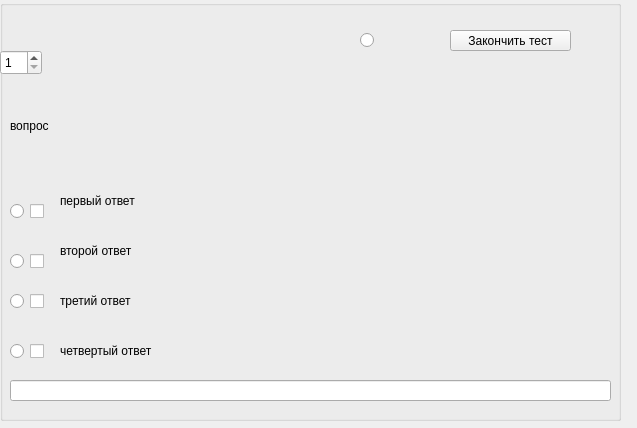
<?xml version="1.0" encoding="UTF-8"?>
<ui version="4.0">
 <class>TestPassing</class>
 <widget class="QWidget" name="TestPassing">
  <property name="geometry">
   <rect>
    <x>0</x>
    <y>0</y>
    <width>637</width>
    <height>428</height>
   </rect>
  </property>
  <property name="windowTitle">
   <string>Form</string>
  </property>
  <widget class="QGroupBox" name="groupBox">
   <property name="geometry">
    <rect>
     <x>0</x>
     <y>0</y>
     <width>621</width>
     <height>421</height>
    </rect>
   </property>
   <property name="title">
    <string/>
   </property>
   <widget class="QRadioButton" name="Answer4RadioButton">
    <property name="geometry">
     <rect>
      <x>10</x>
      <y>340</y>
      <width>16</width>
      <height>22</height>
     </rect>
    </property>
    <property name="text">
     <string/>
    </property>
   </widget>
   <widget class="QRadioButton" name="Answer1RadioButton">
    <property name="geometry">
     <rect>
      <x>10</x>
      <y>200</y>
      <width>16</width>
      <height>22</height>
     </rect>
    </property>
    <property name="text">
     <string/>
    </property>
   </widget>
   <widget class="QRadioButton" name="Answer2RadioButton">
    <property name="geometry">
     <rect>
      <x>10</x>
      <y>250</y>
      <width>16</width>
      <height>22</height>
     </rect>
    </property>
    <property name="text">
     <string/>
    </property>
   </widget>
   <widget class="QLabel" name="Answer3Label">
    <property name="geometry">
     <rect>
      <x>60</x>
      <y>280</y>
      <width>551</width>
      <height>41</height>
     </rect>
    </property>
    <property name="text">
     <string>третий ответ</string>
    </property>
   </widget>
   <widget class="QLabel" name="Answer2Label">
    <property name="geometry">
     <rect>
      <x>60</x>
      <y>230</y>
      <width>531</width>
      <height>41</height>
     </rect>
    </property>
    <property name="text">
     <string>второй ответ</string>
    </property>
   </widget>
   <widget class="QCheckBox" name="Answer3CheckBox">
    <property name="geometry">
     <rect>
      <x>30</x>
      <y>290</y>
      <width>16</width>
      <height>22</height>
     </rect>
    </property>
    <property name="text">
     <string/>
    </property>
   </widget>
   <widget class="QLabel" name="Answer1Label">
    <property name="geometry">
     <rect>
      <x>60</x>
      <y>180</y>
      <width>541</width>
      <height>41</height>
     </rect>
    </property>
    <property name="text">
     <string>первый ответ</string>
    </property>
   </widget>
   <widget class="QRadioButton" name="Answer3RadioButton">
    <property name="geometry">
     <rect>
      <x>10</x>
      <y>290</y>
      <width>16</width>
      <height>22</height>
     </rect>
    </property>
    <property name="text">
     <string/>
    </property>
   </widget>
   <widget class="QLabel" name="Answer4Label">
    <property name="geometry">
     <rect>
      <x>60</x>
      <y>330</y>
      <width>541</width>
      <height>41</height>
     </rect>
    </property>
    <property name="text">
     <string>четвертый ответ</string>
    </property>
   </widget>
   <widget class="QCheckBox" name="Answer1CheckBox">
    <property name="geometry">
     <rect>
      <x>30</x>
      <y>200</y>
      <width>16</width>
      <height>22</height>
     </rect>
    </property>
    <property name="text">
     <string/>
    </property>
   </widget>
   <widget class="QCheckBox" name="Answer2CheckBox">
    <property name="geometry">
     <rect>
      <x>30</x>
      <y>250</y>
      <width>16</width>
      <height>22</height>
     </rect>
    </property>
    <property name="text">
     <string/>
    </property>
   </widget>
   <widget class="QCheckBox" name="Answer4CheckBox">
    <property name="geometry">
     <rect>
      <x>30</x>
      <y>340</y>
      <width>16</width>
      <height>22</height>
     </rect>
    </property>
    <property name="text">
     <string/>
    </property>
   </widget>
   <widget class="QLabel" name="QuestionLabel">
    <property name="geometry">
     <rect>
      <x>10</x>
      <y>80</y>
      <width>591</width>
      <height>91</height>
     </rect>
    </property>
    <property name="text">
     <string>вопрос</string>
    </property>
   </widget>
   <widget class="QRadioButton" name="KostilRadioButton">
    <property name="geometry">
     <rect>
      <x>360</x>
      <y>30</y>
      <width>20</width>
      <height>21</height>
     </rect>
    </property>
    <property name="text">
     <string/>
    </property>
   </widget>
   <widget class="QPushButton" name="EndTestButton">
    <property name="geometry">
     <rect>
      <x>450</x>
      <y>30</y>
      <width>121</width>
      <height>21</height>
     </rect>
    </property>
    <property name="text">
     <string>Закончить тест</string>
    </property>
   </widget>
   <widget class="QLineEdit" name="DetailedAnswerLineEdit">
    <property name="geometry">
     <rect>
      <x>10</x>
      <y>380</y>
      <width>601</width>
      <height>21</height>
     </rect>
    </property>
   </widget>
   <widget class="QSpinBox" name="CurrentQuestionSpinBox">
    <property name="geometry">
     <rect>
      <x>0</x>
      <y>50</y>
      <width>42</width>
      <height>25</height>
     </rect>
    </property>
    <property name="minimum">
     <number>1</number>
    </property>
   </widget>
   <widget class="QLabel" name="TimerLabel">
    <property name="geometry">
     <rect>
      <x>450</x>
      <y>60</y>
      <width>121</width>
      <height>21</height>
     </rect>
    </property>
    <property name="text">
     <string/>
    </property>
   </widget>
  </widget>
 </widget>
 <resources/>
 <connections/>
</ui>
